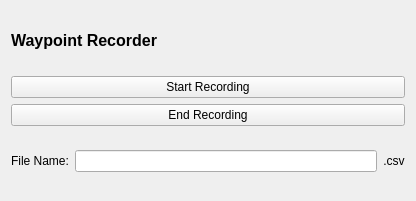
<?xml version="1.0" encoding="UTF-8"?>
<ui version="4.0">
 <class>RecorderUI</class>
 <widget class="QWidget" name="RecorderUI">
  <property name="windowModality">
   <enum>Qt::WindowModal</enum>
  </property>
  <property name="geometry">
   <rect>
    <x>0</x>
    <y>0</y>
    <width>416</width>
    <height>201</height>
   </rect>
  </property>
  <property name="sizePolicy">
   <sizepolicy hsizetype="Preferred" vsizetype="Preferred">
    <horstretch>0</horstretch>
    <verstretch>0</verstretch>
   </sizepolicy>
  </property>
  <property name="windowTitle">
   <string>TestWidget Window</string>
  </property>
  <layout class="QVBoxLayout" name="verticalLayout">
   <item>
    <layout class="QVBoxLayout" name="vertical_layout">
     <property name="spacing">
      <number>6</number>
     </property>
     <item>
      <widget class="QLabel" name="panel_name">
       <property name="font">
        <font>
         <pointsize>12</pointsize>
         <weight>75</weight>
         <italic>false</italic>
         <bold>true</bold>
         <underline>false</underline>
        </font>
       </property>
       <property name="text">
        <string>Waypoint Recorder</string>
       </property>
      </widget>
     </item>
     <item>
      <layout class="QHBoxLayout" name="start_button_panel">
       <item>
        <widget class="QPushButton" name="start_button">
         <property name="text">
          <string>Start Recording</string>
         </property>
        </widget>
       </item>
      </layout>
     </item>
     <item>
      <layout class="QHBoxLayout" name="end_button_panel">
       <property name="spacing">
        <number>10</number>
       </property>
       <item>
        <widget class="QPushButton" name="end_button">
         <property name="text">
          <string>End Recording</string>
         </property>
        </widget>
       </item>
      </layout>
     </item>
     <item>
      <layout class="QHBoxLayout" name="horizontalLayout">
       <item>
        <widget class="QLabel" name="label">
         <property name="text">
          <string>File Name:</string>
         </property>
         <property name="alignment">
          <set>Qt::AlignCenter</set>
         </property>
        </widget>
       </item>
       <item>
        <widget class="QLineEdit" name="file_name"/>
       </item>
       <item>
        <widget class="QLabel" name="extension">
         <property name="text">
          <string>.csv</string>
         </property>
         <property name="alignment">
          <set>Qt::AlignCenter</set>
         </property>
        </widget>
       </item>
      </layout>
     </item>
    </layout>
   </item>
  </layout>
 </widget>
 <resources/>
 <connections/>
</ui>
